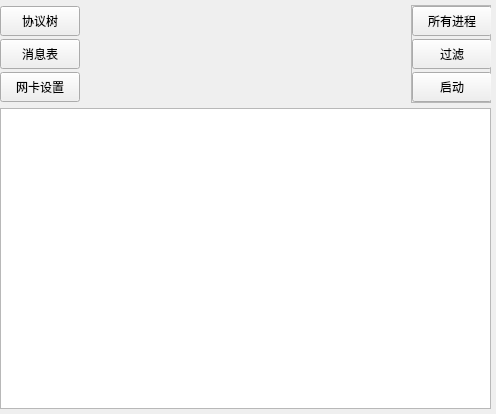
<?xml version="1.0" encoding="UTF-8"?>
<ui version="4.0">
 <class>ControlsPanel</class>
 <widget class="QWidget" name="ControlsPanel">
  <property name="geometry">
   <rect>
    <x>0</x>
    <y>0</y>
    <width>496</width>
    <height>414</height>
   </rect>
  </property>
  <property name="windowTitle">
   <string>ControlsPanel</string>
  </property>
  <layout class="QVBoxLayout" name="verticalLayout">
   <property name="spacing">
    <number>5</number>
   </property>
   <property name="leftMargin">
    <number>0</number>
   </property>
   <property name="topMargin">
    <number>5</number>
   </property>
   <property name="rightMargin">
    <number>5</number>
   </property>
   <property name="bottomMargin">
    <number>5</number>
   </property>
   <item>
    <layout class="QHBoxLayout" name="horizontalLayout" stretch="0,1,0">
     <item>
      <widget class="QWidget" name="widget_2" native="true">
       <property name="sizePolicy">
        <sizepolicy hsizetype="Fixed" vsizetype="Fixed">
         <horstretch>0</horstretch>
         <verstretch>0</verstretch>
        </sizepolicy>
       </property>
       <property name="minimumSize">
        <size>
         <width>75</width>
         <height>0</height>
        </size>
       </property>
       <layout class="QVBoxLayout" name="verticalLayout_3">
        <property name="spacing">
         <number>3</number>
        </property>
        <property name="leftMargin">
         <number>0</number>
        </property>
        <property name="topMargin">
         <number>0</number>
        </property>
        <property name="rightMargin">
         <number>0</number>
        </property>
        <property name="bottomMargin">
         <number>0</number>
        </property>
        <item>
         <widget class="QPushButton" name="protobufTreeBtn">
          <property name="sizePolicy">
           <sizepolicy hsizetype="Fixed" vsizetype="Fixed">
            <horstretch>0</horstretch>
            <verstretch>0</verstretch>
           </sizepolicy>
          </property>
          <property name="minimumSize">
           <size>
            <width>75</width>
            <height>30</height>
           </size>
          </property>
          <property name="text">
           <string>协议树</string>
          </property>
         </widget>
        </item>
        <item>
         <widget class="QPushButton" name="msgIdBtn">
          <property name="sizePolicy">
           <sizepolicy hsizetype="Fixed" vsizetype="Fixed">
            <horstretch>0</horstretch>
            <verstretch>0</verstretch>
           </sizepolicy>
          </property>
          <property name="minimumSize">
           <size>
            <width>75</width>
            <height>30</height>
           </size>
          </property>
          <property name="text">
           <string>消息表</string>
          </property>
         </widget>
        </item>
        <item>
         <widget class="QPushButton" name="cardsetBtn">
          <property name="sizePolicy">
           <sizepolicy hsizetype="Fixed" vsizetype="Fixed">
            <horstretch>0</horstretch>
            <verstretch>0</verstretch>
           </sizepolicy>
          </property>
          <property name="minimumSize">
           <size>
            <width>75</width>
            <height>30</height>
           </size>
          </property>
          <property name="text">
           <string>网卡设置</string>
          </property>
         </widget>
        </item>
       </layout>
      </widget>
     </item>
     <item alignment="Qt::AlignTop">
      <widget class="QWidget" name="ipContainer" native="true">
       <property name="minimumSize">
        <size>
         <width>300</width>
         <height>0</height>
        </size>
       </property>
       <layout class="QVBoxLayout" name="ipContainerLayout">
        <property name="spacing">
         <number>3</number>
        </property>
        <property name="leftMargin">
         <number>5</number>
        </property>
        <property name="topMargin">
         <number>5</number>
        </property>
        <property name="rightMargin">
         <number>5</number>
        </property>
        <property name="bottomMargin">
         <number>5</number>
        </property>
       </layout>
      </widget>
     </item>
     <item>
      <widget class="QFrame" name="frame">
       <property name="sizePolicy">
        <sizepolicy hsizetype="Fixed" vsizetype="Fixed">
         <horstretch>0</horstretch>
         <verstretch>0</verstretch>
        </sizepolicy>
       </property>
       <property name="minimumSize">
        <size>
         <width>80</width>
         <height>0</height>
        </size>
       </property>
       <property name="maximumSize">
        <size>
         <width>80</width>
         <height>16777215</height>
        </size>
       </property>
       <property name="frameShape">
        <enum>QFrame::StyledPanel</enum>
       </property>
       <property name="frameShadow">
        <enum>QFrame::Raised</enum>
       </property>
       <layout class="QVBoxLayout" name="verticalLayout_2">
        <property name="spacing">
         <number>3</number>
        </property>
        <property name="leftMargin">
         <number>0</number>
        </property>
        <property name="topMargin">
         <number>0</number>
        </property>
        <property name="rightMargin">
         <number>0</number>
        </property>
        <property name="bottomMargin">
         <number>0</number>
        </property>
        <item>
         <widget class="QPushButton" name="processBtn">
          <property name="sizePolicy">
           <sizepolicy hsizetype="Fixed" vsizetype="Fixed">
            <horstretch>0</horstretch>
            <verstretch>0</verstretch>
           </sizepolicy>
          </property>
          <property name="minimumSize">
           <size>
            <width>80</width>
            <height>30</height>
           </size>
          </property>
          <property name="text">
           <string>所有进程</string>
          </property>
         </widget>
        </item>
        <item>
         <widget class="QPushButton" name="filterBtn">
          <property name="sizePolicy">
           <sizepolicy hsizetype="Fixed" vsizetype="Fixed">
            <horstretch>0</horstretch>
            <verstretch>0</verstretch>
           </sizepolicy>
          </property>
          <property name="minimumSize">
           <size>
            <width>80</width>
            <height>30</height>
           </size>
          </property>
          <property name="text">
           <string>过滤</string>
          </property>
         </widget>
        </item>
        <item>
         <widget class="QPushButton" name="startBtn">
          <property name="sizePolicy">
           <sizepolicy hsizetype="Fixed" vsizetype="Fixed">
            <horstretch>0</horstretch>
            <verstretch>0</verstretch>
           </sizepolicy>
          </property>
          <property name="minimumSize">
           <size>
            <width>80</width>
            <height>30</height>
           </size>
          </property>
          <property name="text">
           <string>启动</string>
          </property>
         </widget>
        </item>
       </layout>
      </widget>
     </item>
    </layout>
   </item>
   <item>
    <widget class="QTextEdit" name="detailTxt"/>
   </item>
  </layout>
 </widget>
 <resources/>
 <connections/>
</ui>
